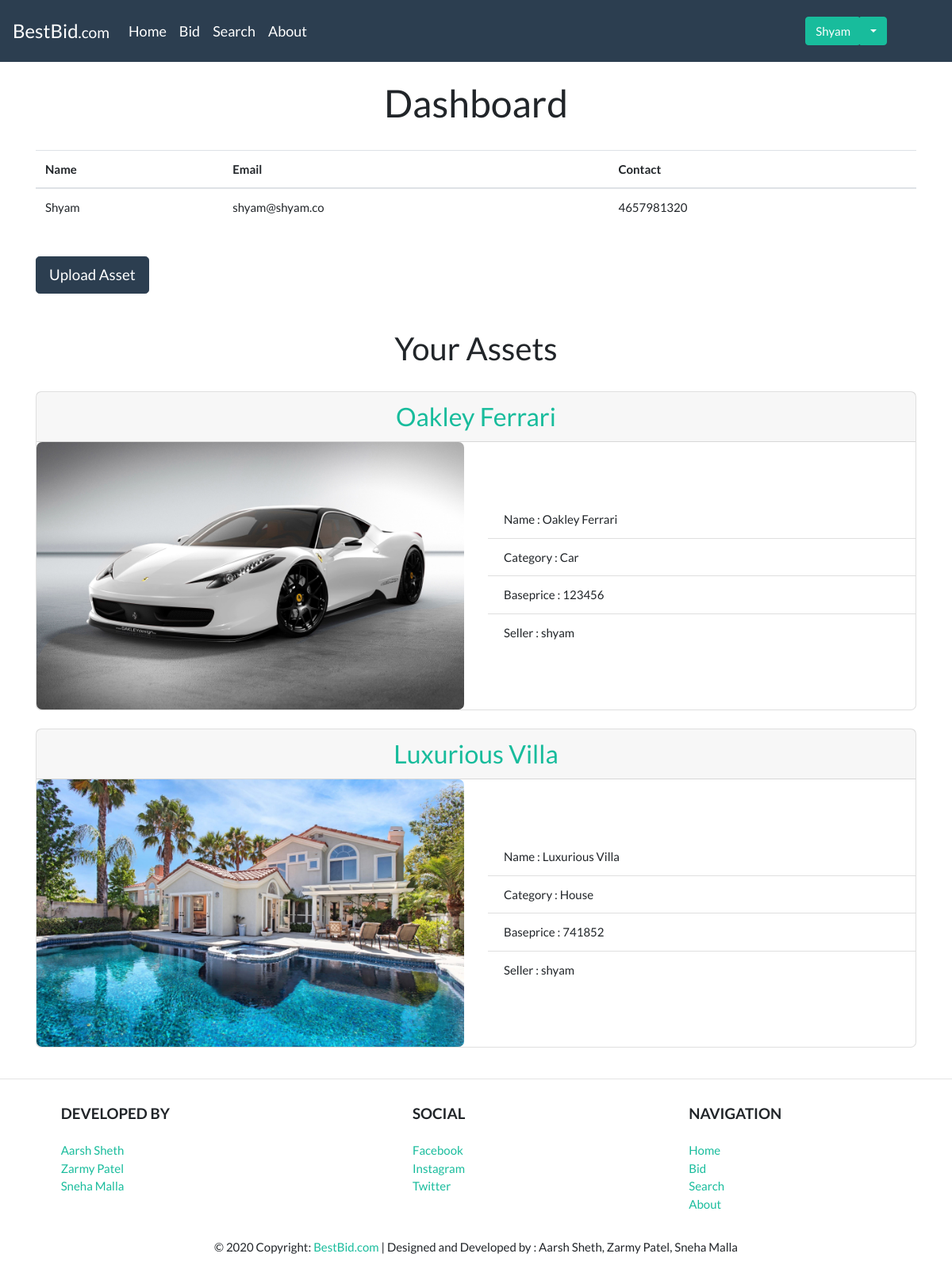
The page /seller_dashboard/ (signed in) on the database its author committed.
### bidding/models.py (models this page shows, shortened)
class Seller(models.Model):
	name = models.CharField(max_length=50, blank=False)
	email = models.EmailField(unique=True, blank=False)
	password = models.CharField(max_length=50, blank=False)
	contact = models.DecimalField(max_digits=10, decimal_places=0, default=0, blank=False)
	def __str__(self):
		return self.name

class Asset(models.Model):
	CATEGORY = (
				('CAR', 'CAR'),
				('HOUSE', 'HOUSE')
				)
	name = models.CharField(max_length=50, blank=False)
	baseprice = models.DecimalField(max_digits=9, decimal_places=0, blank=False)
	image = models.ImageField(upload_to='uploads/', blank=False)
	category = models.CharField(max_length=5, choices=CATEGORY, blank=False)
	details = models.CharField(max_length=500, blank=False)# , widget=forms.Textarea)
	seller = models.ForeignKey(Seller, null=True, on_delete=models.SET_NULL, blank=False)
	sold = models.BooleanField(default=False)
	def get_abs_url(self):
		return reverse("asset", kwargs={"id" : self.id})

### bidding/views.py (the view)
# urls.py: url(r'^seller_dashboard/$', views.seller_dashboard, name='seller_dashboard'),
def seller_dashboard(request):
	if request.method == 'POST':
		form = SellerLoginForm(request.POST)
		req_email = request.POST.get('email')
		req_password = request.POST.get('password')
		try:
			user = Seller.objects.get(Q(email=req_email) & Q(password=req_password))
			assets = Asset.objects.filter(Q(seller=user.id))
			assets_sold = AuctionedAsset.objects.filter(Q(seller=user.id))
			context = {
				'user' : user,
				'assets' : assets,
				'user_type' : 'seller',
			}
			context.update(csrf(request))
			request.session['id'] = user.id
			request.session['name'] = user.name
			request.session['user_type'] = 'seller'
			return render(request, 'bidding/seller_dashboard.html', context)
		except Seller.DoesNotExist:
			messages.error(request, 'Incorrect Credentials')
			return render(request, 'bidding/login.html')
	elif request.session.get('id'):
			user_id = request.session.get('id')
			user = get_object_or_404(Seller, id=user_id)
			assets = Asset.objects.filter(Q(seller=user.id))
			context = {
				'user' : user,
				'assets' : assets,
				'user_type' : 'seller',
			}
			context.update(csrf(request))
			request.session['id'] = user.id
			request.session['name'] = user.name
			request.session['user_type'] = 'seller'
			return render(request, 'bidding/seller_dashboard.html', context)
	else:
		return render(request, 'bidding/login.html')

### bidding/templates/bidding/seller_dashboard.html (shortened to what this page needs)
{% extends 'base.html' %}
{% load static %}
		{% block body %}
			<div class="container">
				<main>
					<br>
					<h1 style="text-align: center;">Dashboard</h1>
					<br>
					<table class="table table-hover">
						<thead>
							<tr>
								<th scope="col">Name</th>
								<th scope="col">Email</th>
								<th scope="col">Contact</th>
							</tr>
						</thead>
						<tbody>
							<tr>
								<td>{{ user.name|title }}</td>
								<td>{{ user.email }}</td>
								<td>{{ user.contact }}</td>
							</tr>
						</tbody>
					</table>
					<br>
					<div>
						<form action="{% url 'upload' %}" method="GET">
							<input type="submit" class="btn btn-primary btn-lg" value="Upload Asset">
						</form>
					</div>
					<br><br>
					<h2 style="text-align: center;">Your Assets</h2>
					<br>
					{% for asset in assets %}
						<div class="card " style="border-radius: 7px;">
							<h3 class="card-header" style="text-align: center;"><a href="{{ asset.get_abs_url }}">{{ asset.name }}</a></h3>
							<div class="row align-items-center">
								<div class="col asset-img" style="display: inline-flex;">
									<a href="{{ asset.get_abs_url }}">
										<img src="{{ asset.image.url }}" alt="{{ asset.name|title }}" style="display: block; border-radius: 7px;" width="100%;">
									</a>
								</div>
								<div class="col">
									<ul class="list-group list-group-flush">
										<li class="list-group-item">Name : {{ asset.name|title }}</li>
										<li class="list-group-item">Category : {{ asset.category|title }}</li>
										<li class="list-group-item">Baseprice : {{ asset.baseprice }}</li>
										<li class="list-group-item">Seller : {{ asset.seller }}</li>
									</ul>
								</div>
							</div>
						</div>
						<br>
					{% empty %}
						<h5 style="text-align: center;">No Assets Uploaded</h5>
					{% endfor %}
				</main>
			</div>
		{% endblock %}

### bidding/templates/bidding/navbar.html (shortened to what this page needs)
<nav class="navbar navbar-expand-lg navbar-dark bg-primary" style="font-size:larger !important;">
	<a class="navbar-brand" href="{% url 'index' %}" style="font-size: x-large !important;">BestBid<small>.com</small></a>
	<div class="collapse navbar-collapse" id="navbarCollapse">
		<ul class="navbar-nav mr-auto">
			<li class="nav-item">
				<a class="nav-link" href="{% url 'index' %}">Home</a>
			</li>
			<li class="nav-item">
				<a class="nav-link" href="{% url 'bid' %}">Bid</a>
			<li class="nav-item">
				<a class="nav-link" href="{% url 'search' %}">Search</a>
			</li>
			<li class="nav-item">
				<a class="nav-link" href="{% url 'about' %}">About</a>
			</li>
		</ul>
		{% if request.session.id %}
			<div class="btn-group" role="group" aria-label="Button group with nested dropdown">
				<form class="form-inline my-2 my-lg-0" action="{% url 'profile' request.session.user_type request.session.id %}" method="POST">
					<button class="btn btn-success my-2 my-sm-0">{{ request.session.name|title }}</button>
				</form>
				<div class="btn-group dropLeft" role="group">
					<button id="btnGroupDrop" type="button" class="btn btn-success dropdown-toggle" data-toggle="dropdown" aria-haspopup="true" aria-expanded="false"></button>
				</div>
			</div>
		{% endif %}
	</div>
</nav>

### rows shown on the page
Seller: session.name "Shyam", name "Shyam", email "shyam@shyam.co", contact "4657981320"
Asset: name "Oakley Ferrari", image (picture), category "Car", baseprice "123456", seller "shyam"
Asset: name "Luxurious Villa", image (picture), category "House", baseprice "741852", seller "shyam"
